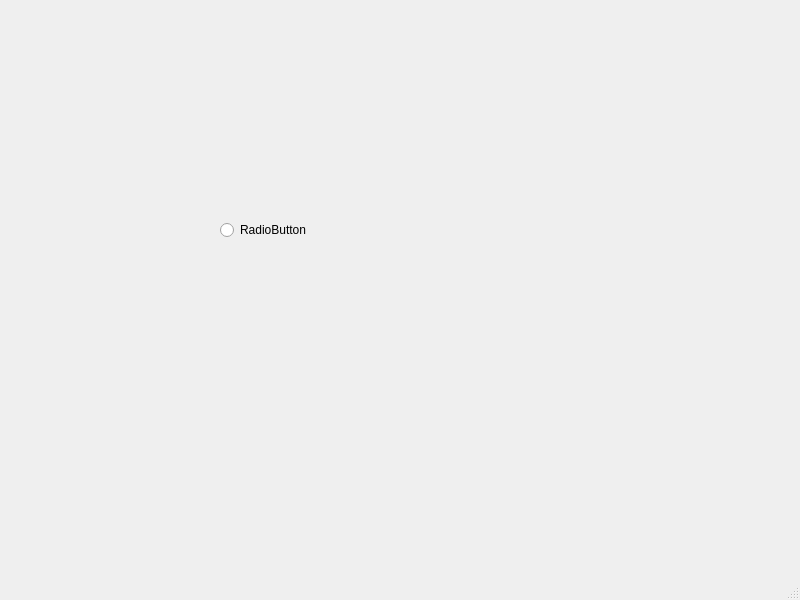
<?xml version="1.0" encoding="UTF-8"?>
<ui version="4.0">
 <class>WavReader</class>
 <widget class="QMainWindow" name="WavReader">
  <property name="geometry">
   <rect>
    <x>0</x>
    <y>0</y>
    <width>800</width>
    <height>600</height>
   </rect>
  </property>
  <property name="windowTitle">
   <string>MainWindow</string>
  </property>
  <widget class="QWidget" name="centralwidget">
   <widget class="QRadioButton" name="radioButton">
    <property name="geometry">
     <rect>
      <x>220</x>
      <y>220</y>
      <width>99</width>
      <height>20</height>
     </rect>
    </property>
    <property name="text">
     <string>RadioButton</string>
    </property>
   </widget>
  </widget>
  <widget class="QMenuBar" name="menubar">
   <property name="geometry">
    <rect>
     <x>0</x>
     <y>0</y>
     <width>800</width>
     <height>24</height>
    </rect>
   </property>
  </widget>
  <widget class="QStatusBar" name="statusbar"/>
 </widget>
 <resources/>
 <connections/>
</ui>
